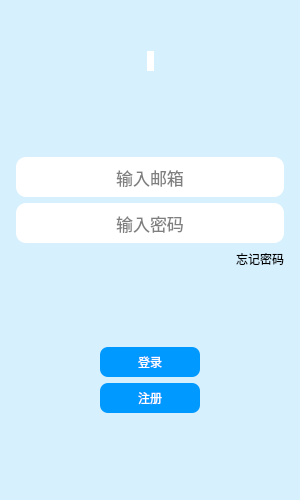
<?xml version="1.0" encoding="UTF-8"?>
<ui version="4.0">
 <class>LoginDialog</class>
 <widget class="QDialog" name="LoginDialog">
  <property name="geometry">
   <rect>
    <x>0</x>
    <y>0</y>
    <width>300</width>
    <height>500</height>
   </rect>
  </property>
  <property name="minimumSize">
   <size>
    <width>300</width>
    <height>500</height>
   </size>
  </property>
  <property name="maximumSize">
   <size>
    <width>300</width>
    <height>500</height>
   </size>
  </property>
  <property name="windowTitle">
   <string>Dialog</string>
  </property>
  <property name="styleSheet">
   <string notr="true">QToolButton{
	color: rgb(0, 153, 255);
background-color:rgba(0,0,0,0);
border:none;
}
QLabel#profile_label{
	background-color:rgb(255,255,255);
border-radius:10px;
overflow:hidden;
}
QLineEdit{
border:none;
border-radius:10px;
}
QPushButton{
	background-color: rgba(0, 0, 0,0);
}
QPushButton#loginButton{
	background-color: rgb(0, 153, 255);
border:none;
border-radius:8px;
	color: rgb(255, 255, 255);
}
QPushButton#reg_btn{
	
	background-color: rgb(0, 153, 255);
border:none;
border-radius:8px;
	color: rgb(255, 255, 255);
}
QDialog#LoginDialog{
	
	background-color: rgb(214, 240, 254);
}

</string>
  </property>
  <layout class="QVBoxLayout" name="verticalLayout_2">
   <item>
    <layout class="QVBoxLayout" name="verticalLayout">
     <property name="leftMargin">
      <number>5</number>
     </property>
     <property name="topMargin">
      <number>5</number>
     </property>
     <property name="rightMargin">
      <number>5</number>
     </property>
     <property name="bottomMargin">
      <number>5</number>
     </property>
     <item>
      <layout class="QHBoxLayout" name="horizontalLayout_5">
       <item>
        <spacer name="horizontalSpacer_6">
         <property name="orientation">
          <enum>Qt::Horizontal</enum>
         </property>
         <property name="sizeHint" stdset="0">
          <size>
           <width>40</width>
           <height>20</height>
          </size>
         </property>
        </spacer>
       </item>
       <item>
        <widget class="QToolButton" name="close_toolBtn">
         <property name="text">
          <string/>
         </property>
        </widget>
       </item>
      </layout>
     </item>
     <item>
      <widget class="QWidget" name="widget" native="true">
       <layout class="QGridLayout" name="gridLayout">
        <item row="0" column="0">
         <spacer name="horizontalSpacer_7">
          <property name="orientation">
           <enum>Qt::Horizontal</enum>
          </property>
          <property name="sizeHint" stdset="0">
           <size>
            <width>40</width>
            <height>20</height>
           </size>
          </property>
         </spacer>
        </item>
        <item row="0" column="1">
         <widget class="QLabel" name="profile_label">
          <property name="enabled">
           <bool>true</bool>
          </property>
          <property name="text">
           <string/>
          </property>
          <property name="pixmap">
           <pixmap resource="images.qrc">:/images/frychat.ico</pixmap>
          </property>
          <property name="scaledContents">
           <bool>false</bool>
          </property>
          <property name="alignment">
           <set>Qt::AlignCenter</set>
          </property>
         </widget>
        </item>
        <item row="0" column="2">
         <spacer name="horizontalSpacer_8">
          <property name="orientation">
           <enum>Qt::Horizontal</enum>
          </property>
          <property name="sizeHint" stdset="0">
           <size>
            <width>40</width>
            <height>20</height>
           </size>
          </property>
         </spacer>
        </item>
       </layout>
      </widget>
     </item>
     <item>
      <spacer name="verticalSpacer">
       <property name="orientation">
        <enum>Qt::Vertical</enum>
       </property>
       <property name="sizeHint" stdset="0">
        <size>
         <width>20</width>
         <height>40</height>
        </size>
       </property>
      </spacer>
     </item>
     <item>
      <layout class="QHBoxLayout" name="horizontalLayout">
       <item>
        <widget class="QLineEdit" name="userEdit">
         <property name="minimumSize">
          <size>
           <width>0</width>
           <height>40</height>
          </size>
         </property>
         <property name="maximumSize">
          <size>
           <width>16777215</width>
           <height>40</height>
          </size>
         </property>
         <property name="font">
          <font>
           <pointsize>13</pointsize>
          </font>
         </property>
         <property name="alignment">
          <set>Qt::AlignCenter</set>
         </property>
         <property name="placeholderText">
          <string>输入邮箱</string>
         </property>
        </widget>
       </item>
      </layout>
     </item>
     <item>
      <layout class="QHBoxLayout" name="horizontalLayout_2">
       <item>
        <widget class="QLineEdit" name="passEdit">
         <property name="minimumSize">
          <size>
           <width>0</width>
           <height>40</height>
          </size>
         </property>
         <property name="maximumSize">
          <size>
           <width>16777215</width>
           <height>40</height>
          </size>
         </property>
         <property name="font">
          <font>
           <pointsize>13</pointsize>
          </font>
         </property>
         <property name="alignment">
          <set>Qt::AlignCenter</set>
         </property>
         <property name="placeholderText">
          <string>输入密码</string>
         </property>
        </widget>
       </item>
      </layout>
     </item>
     <item>
      <layout class="QHBoxLayout" name="horizontalLayout_3">
       <item>
        <spacer name="horizontalSpacer">
         <property name="orientation">
          <enum>Qt::Horizontal</enum>
         </property>
         <property name="sizeHint" stdset="0">
          <size>
           <width>40</width>
           <height>20</height>
          </size>
         </property>
        </spacer>
       </item>
       <item>
        <widget class="QLabel" name="forget_label">
         <property name="minimumSize">
          <size>
           <width>25</width>
           <height>0</height>
          </size>
         </property>
         <property name="maximumSize">
          <size>
           <width>16777215</width>
           <height>25</height>
          </size>
         </property>
         <property name="text">
          <string>忘记密码</string>
         </property>
        </widget>
       </item>
      </layout>
     </item>
     <item>
      <spacer name="verticalSpacer_2">
       <property name="orientation">
        <enum>Qt::Vertical</enum>
       </property>
       <property name="sizeHint" stdset="0">
        <size>
         <width>20</width>
         <height>40</height>
        </size>
       </property>
      </spacer>
     </item>
     <item>
      <layout class="QHBoxLayout" name="horizontalLayout_4">
       <item>
        <spacer name="horizontalSpacer_2">
         <property name="orientation">
          <enum>Qt::Horizontal</enum>
         </property>
         <property name="sizeHint" stdset="0">
          <size>
           <width>40</width>
           <height>20</height>
          </size>
         </property>
        </spacer>
       </item>
       <item>
        <widget class="QPushButton" name="loginButton">
         <property name="minimumSize">
          <size>
           <width>100</width>
           <height>30</height>
          </size>
         </property>
         <property name="text">
          <string>登录</string>
         </property>
        </widget>
       </item>
       <item>
        <spacer name="horizontalSpacer_3">
         <property name="orientation">
          <enum>Qt::Horizontal</enum>
         </property>
         <property name="sizeHint" stdset="0">
          <size>
           <width>40</width>
           <height>20</height>
          </size>
         </property>
        </spacer>
       </item>
      </layout>
     </item>
     <item>
      <layout class="QHBoxLayout" name="horizontalLayout_6">
       <item>
        <spacer name="horizontalSpacer_4">
         <property name="orientation">
          <enum>Qt::Horizontal</enum>
         </property>
         <property name="sizeHint" stdset="0">
          <size>
           <width>40</width>
           <height>20</height>
          </size>
         </property>
        </spacer>
       </item>
       <item>
        <widget class="QPushButton" name="reg_btn">
         <property name="minimumSize">
          <size>
           <width>100</width>
           <height>30</height>
          </size>
         </property>
         <property name="text">
          <string>注册</string>
         </property>
        </widget>
       </item>
       <item>
        <spacer name="horizontalSpacer_5">
         <property name="orientation">
          <enum>Qt::Horizontal</enum>
         </property>
         <property name="sizeHint" stdset="0">
          <size>
           <width>40</width>
           <height>20</height>
          </size>
         </property>
        </spacer>
       </item>
      </layout>
     </item>
     <item>
      <spacer name="verticalSpacer_3">
       <property name="orientation">
        <enum>Qt::Vertical</enum>
       </property>
       <property name="sizeHint" stdset="0">
        <size>
         <width>20</width>
         <height>40</height>
        </size>
       </property>
      </spacer>
     </item>
    </layout>
   </item>
  </layout>
 </widget>
 <resources>
  <include location="images.qrc"/>
 </resources>
 <connections/>
</ui>
